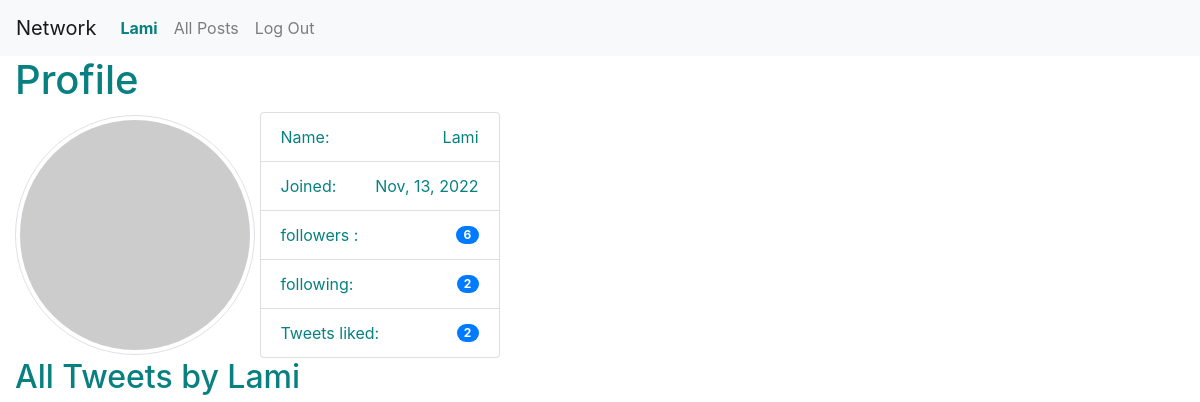
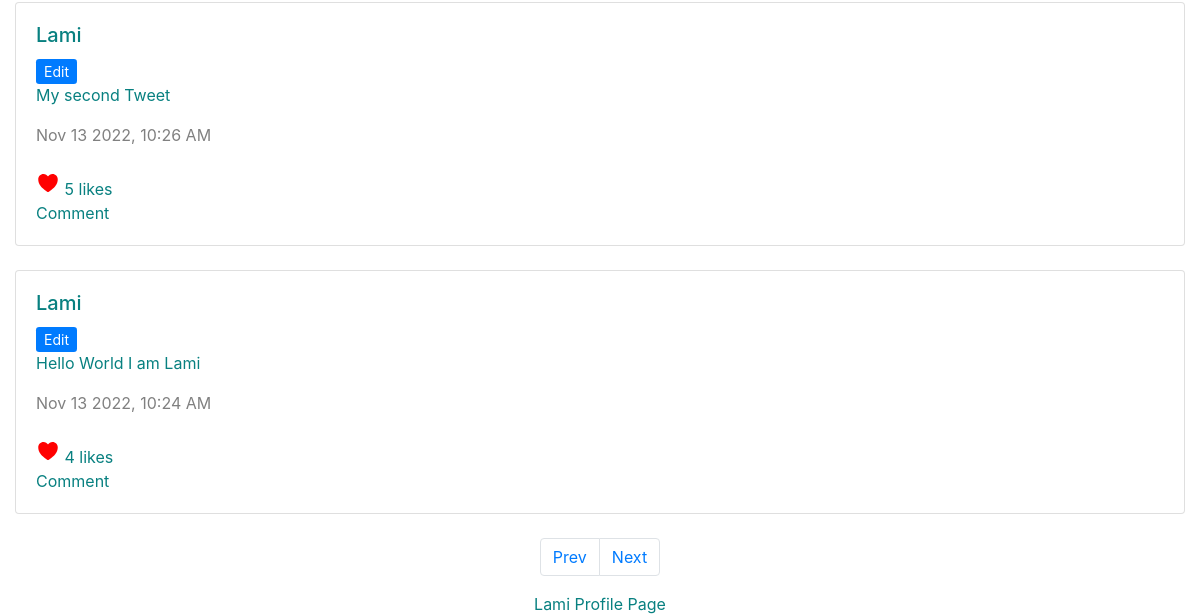
Before: /profile/Lami (signed in) with the older database file (2 pictures, top to bottom).
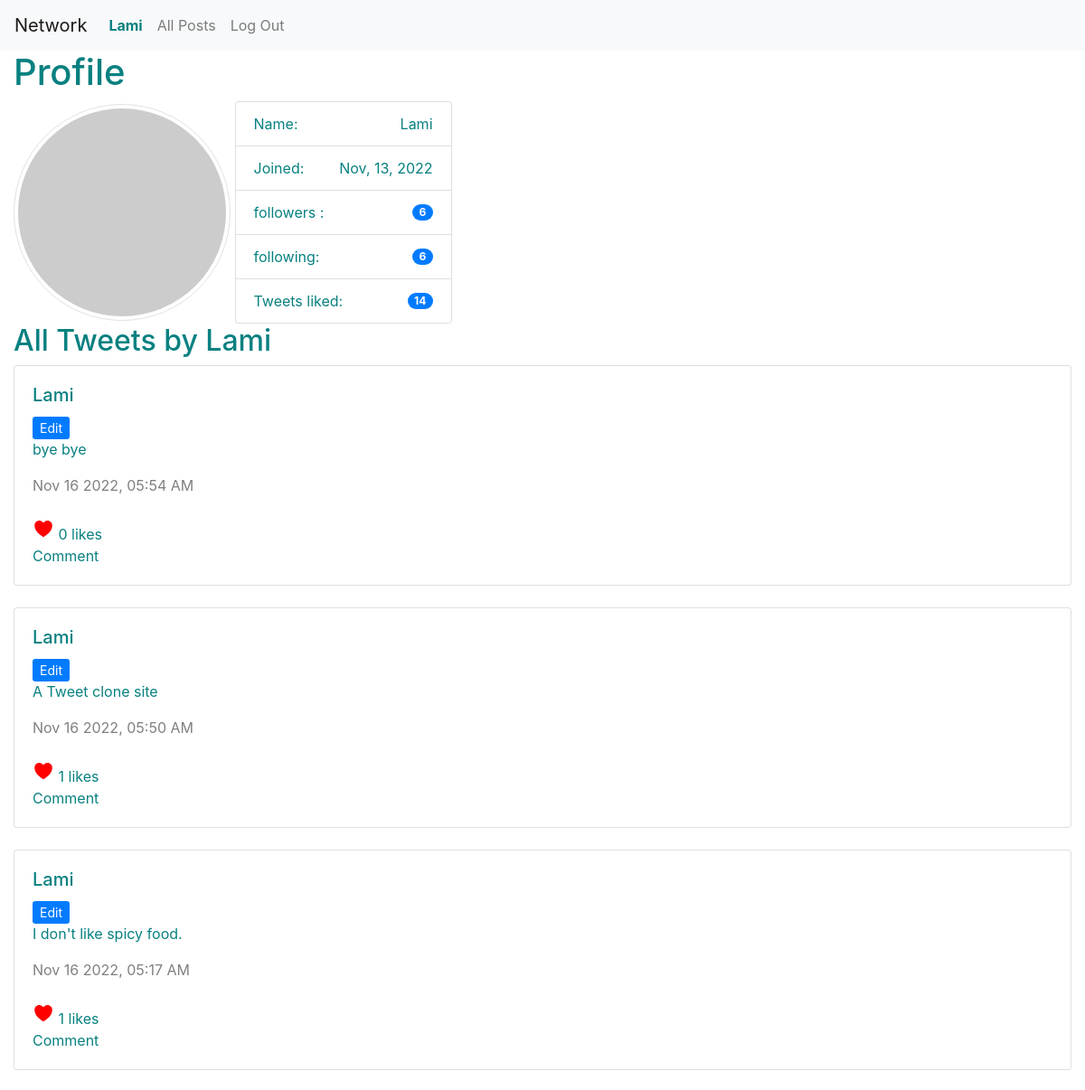
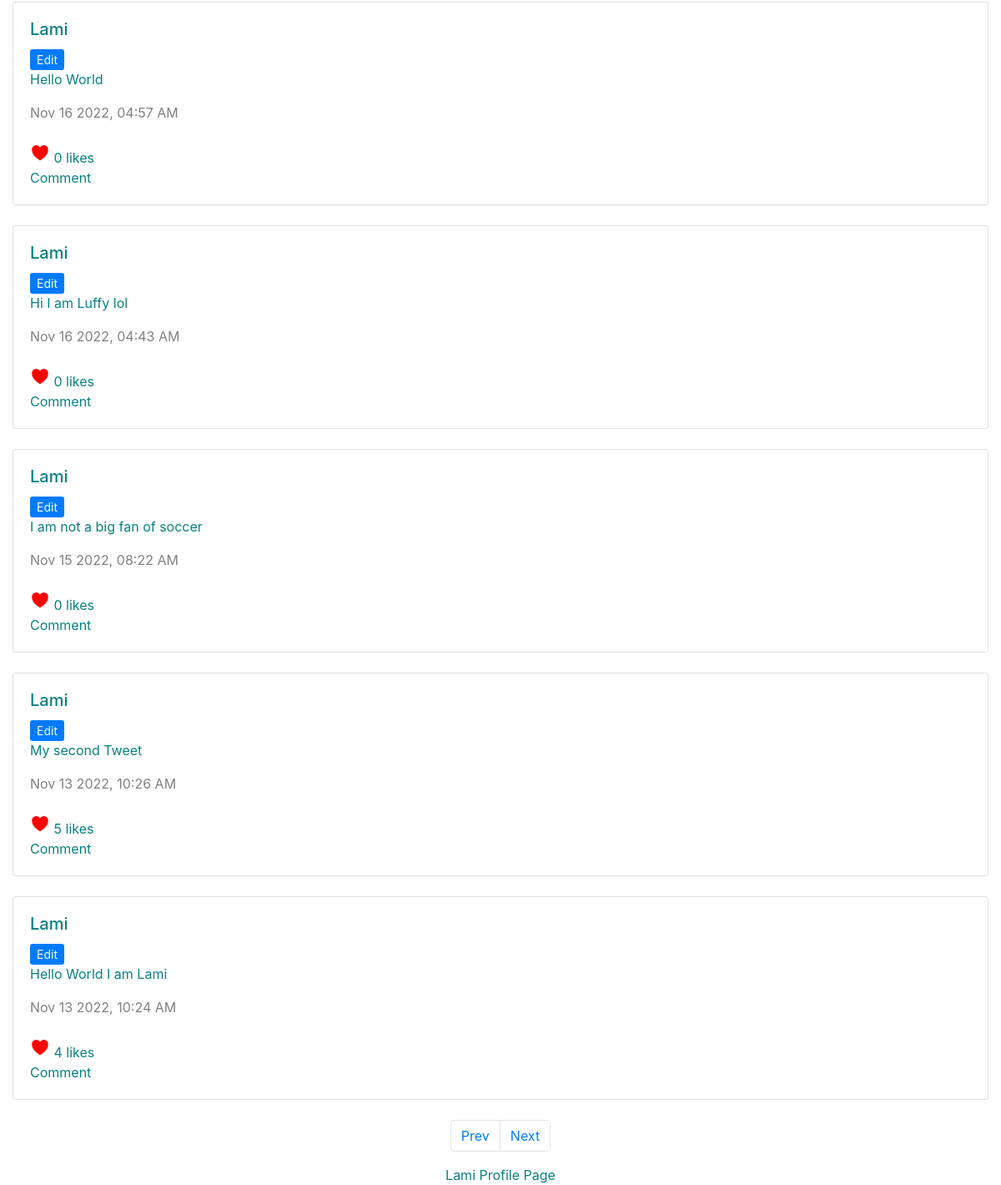
After: the same page with the newer database file (2 pictures, top to bottom).
### network/models.py (models this page shows, shortened)
class User(AbstractUser):
    def __str__(self):
        return f'{self.username}'

class UserPost(models.Model):
    author = models.ForeignKey(User, on_delete=models.CASCADE, related_name="userposts", null=False)
    content = models.TextField(verbose_name="Post", default="", max_length=2048, null=False)
    timestamps = models.DateTimeField(auto_now_add=True)
    user_likes = models.ManyToManyField("User", related_name="liked_posts", null=True)
    def serialize(self):
        return {
            "id": self.id,
            "author": self.author.username,
            "content": self.content,
            "timestamps": self.timestamps.strftime("%b %d %Y, %I:%M %p"),
            "user_likes": self.user_likes.all().count(),
        }

### network/views.py (the view)
# urls.py: path("profile", views.user_profile, name="profile"),
def user_profile(request, profile_name):
    profiler = User.objects.get(username=profile_name)
    print(User._meta.get_fields())
    profile_posts = profiler.userposts.all()
    profile_posts = profile_posts.order_by("-timestamps").all()
    profile_posts = [post.serialize() for post in profile_posts]
    followed = profiler.followed.all()
    followers = profiler.followings.all()
    num_followed = Following.objects.all().filter(followers=profiler.pk)
    num_followers = sum([True for name in followers])
    paginator = Paginator(profile_posts, 10) # Show 10 post per page.
    page_number = request.GET.get('page')
    page_obj = paginator.get_page(page_number)
    print(page_obj.has_next())
    return render(request, 'network/profile.html', {
        'profile_users' : profiler,
        'posts': page_obj,
        'followers': list(str(followed).split(' '))[2] if followed else "0",
        'followed': num_followers,
        'liked_tweets': profiler.liked_posts.all().count(),
        })

### network/models.py (called while the page is built)
    def __repr__(self):
        num = int(sum([True for n in self.followers.all()]))
        return f' {num} followers'

### network/templates/network/profile.html (shortened to what this page needs)
{% extends "network/layout.html" %}
{% load static %}
{% block body %}
<div><h1> Profile </h1>
    <img src="https://robohash.org/23.238.193.4.png" style="width:20vw; display: inline-block;" class="img-fluid img-thumbnail rounded-pill" alt="Responsive image"/>
<ul class="list-group"  style="width:20vw; display: inline-block; vertical-align:middle;">
<li class="list-group-item d-flex justify-content-between align-items-center">
  Name:
    <span class="text" id="username"> {{ profile_users.username  }}</span>
  </li>
   <li class="list-group-item d-flex justify-content-between align-items-center">
      Joined:
    <span class="text-capitalize text-wrap">{{ profile_users.date_joined|date:"M, d, Y" }}</span>
  </li>
  <li class="list-group-item d-flex justify-content-between align-items-center">
     followers :
    <span id="countbadge" class="badge badge-primary badge-pill">{{ followers }}</span>
  </li>
  <li class="list-group-item d-flex justify-content-between align-items-center">
  following:
    <span class="badge badge-primary badge-pill">{{ followed }}</span>
  </li>
    <li class="list-group-item d-flex justify-content-between align-items-center">
  Tweets liked:
    <span class="badge badge-primary badge-pill">{{ liked_tweets }}</span>
  </li>
</ul>
</div>
<h2 id="title_page"> All Tweets by {{ profile_users.username }}</h2>
<div id="posts-section">
	{% for post in posts%}
	 <div class="card">
      <div class="card-body tweetsdiv" data-tweets="{{ post.id }}">
        <h5 class="card-title"> {{ post.author }} </h5>
        {% if user.pk == profile_users.pk %}
        <a href="#" class="card-link btn-sm btn-primary editButton"  data-post="{{ post.id }}"  role='button'> Edit </a>
        {% endif %}
        <p class="card-text" id="{{ post.id }}"> {{ post.content }} </p>
    	<span style=color:grey;> {{ post.timestamps }} </span> <br/>
    	<br/>
        <span href="#" class="card-link"> <ion-icon name="heart" id="{{ post.id }}box" aria-pressed="false"></ion-icon></span> <span id="{{ post.id }}post"> {{ post.user_likes }} likes <br/> Comment</span>
      </div>
    </div>
    {% empty %}
    No Post yet
	{% endfor %}
</div>
  <nav aria-label="Page navigation example">
  <ul class="pagination justify-content-center" id="page-number">
    <li class="page-item" >
      <a class="page-link" href="#" tabindex="-1" aria-disabled="true">Prev</a>
    </li>
    <li class="page-item">
      <a class="page-link" href="#">Next</a>
    </li>
  </ul>
</nav>
{% endblock %}
{% block footer %}
<footer>{{profile_users.username}} Profile Page </footer>
{% endblock %}

### network/templates/network/layout.html (shortened to what this page needs)
{% load static %}
<!DOCTYPE html>
<html lang="en">
    <head>
        <link rel="stylesheet" href="https://stackpath.bootstrapcdn.com/bootstrap/4.4.1/css/bootstrap.min.css">
        <link href="{% static 'network/styles.css' %}" rel="stylesheet">
    </head>
    <body>
        <nav class="navbar navbar-expand-lg navbar-light bg-light">
            <a class="navbar-brand" href="#">Network</a>
            <div>
              <ul class="navbar-nav mr-auto">
                {% if user.is_authenticated %}
                    <li class="nav-item">
                        <a class="nav-link" data-page="profile" href="{%  url 'profile_id' user.username %}"><strong id="username" >{{ user.username }}</strong></a>
                    </li>
                {% endif %}
                <li class="nav-item">
                  <a class="nav-link" id="all" data-page="all" href="{% url 'index' %}">All Posts</a>
                </li>
                {% if user.is_authenticated %}
                    <li class="nav-item">
                        <a class="nav-link" href="{% url 'logout' %}">Log Out</a>
                    </li>
                {% endif %}
              </ul>
            </div>
          </nav>
        <div class="body container-fluid">
            {% block body %}
            {% endblock %}
        </div>
           {% block footer %}
            {% endblock  %}
    </body>
</html>

Changed rows visible on the page:
added UserPost: content "bye bye"
added UserPost: content "A Tweet clone site"
added UserPost: content "I don't like spicy food."
added UserPost: content "Hello World"
added UserPost: content "Hi I am Luffy lol"
added UserPost: content "I am not a big fan of soccer"
Other visible differences:
{{ followed }}: "2" → "6"
{{ liked_tweets }}: "2" → "14"
new list line: "Lami"
new list line: "Edit Nov 16 2022, 05:54 AM 0 likes Comment"
new list line: "Edit Nov 16 2022, 05:50 AM 1 likes Comment"
new list line: "Edit Nov 16 2022, 05:17 AM 1 likes Comment"
new list line: "Edit Nov 16 2022, 04:57 AM 0 likes Comment"
new list line: "Edit Nov 16 2022, 04:43 AM 0 likes Comment"
new list line: "Edit Nov 15 2022, 08:22 AM 0 likes Comment"
